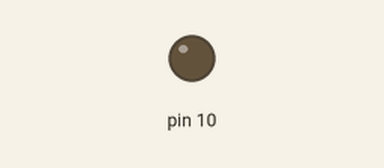
Simulated run of this sketch. Board: Arduino Uno, built with avr-gcc and run on an emulated ATmega328P. Parts: output pins drawn as LEDs (lit = HIGH).

Above: at 0.05 s.
At 1.25 s:
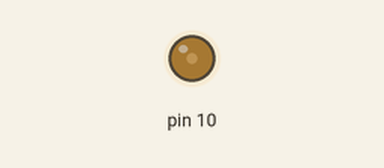
At 2.5 s:
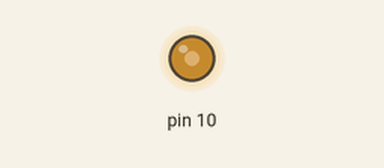
At 5.0 s:
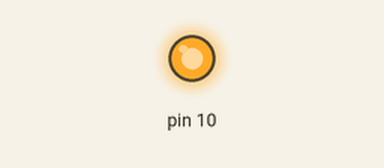
Timing chart, 0 to 6.5 s (numbered marks = the images above):
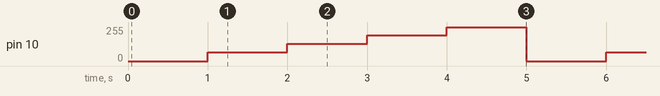

The sketch:

1.analogWriteMoving.ino
```cpp
void setup() {
  // put your setup code here, to run once:
 pinMode(10, OUTPUT);
}

void loop() {
  // put your main code here, to run repeatedly:
  analogWrite(10, 0);
  delay(1000);

  analogWrite(10, 64);
  delay(1000);

  analogWrite(10, 128);
  delay(1000);

  analogWrite(10, 192);
  delay(1000);

  analogWrite(10, 255);
  delay(1000);
}
```

Measured:
- by itself, pin 10: repeats every 5.0 s: 128/255 1.0 s, 192/255 1.0 s, 255/255 1.0 s, 0/255 1.0 s, 64/255 1.0 s
